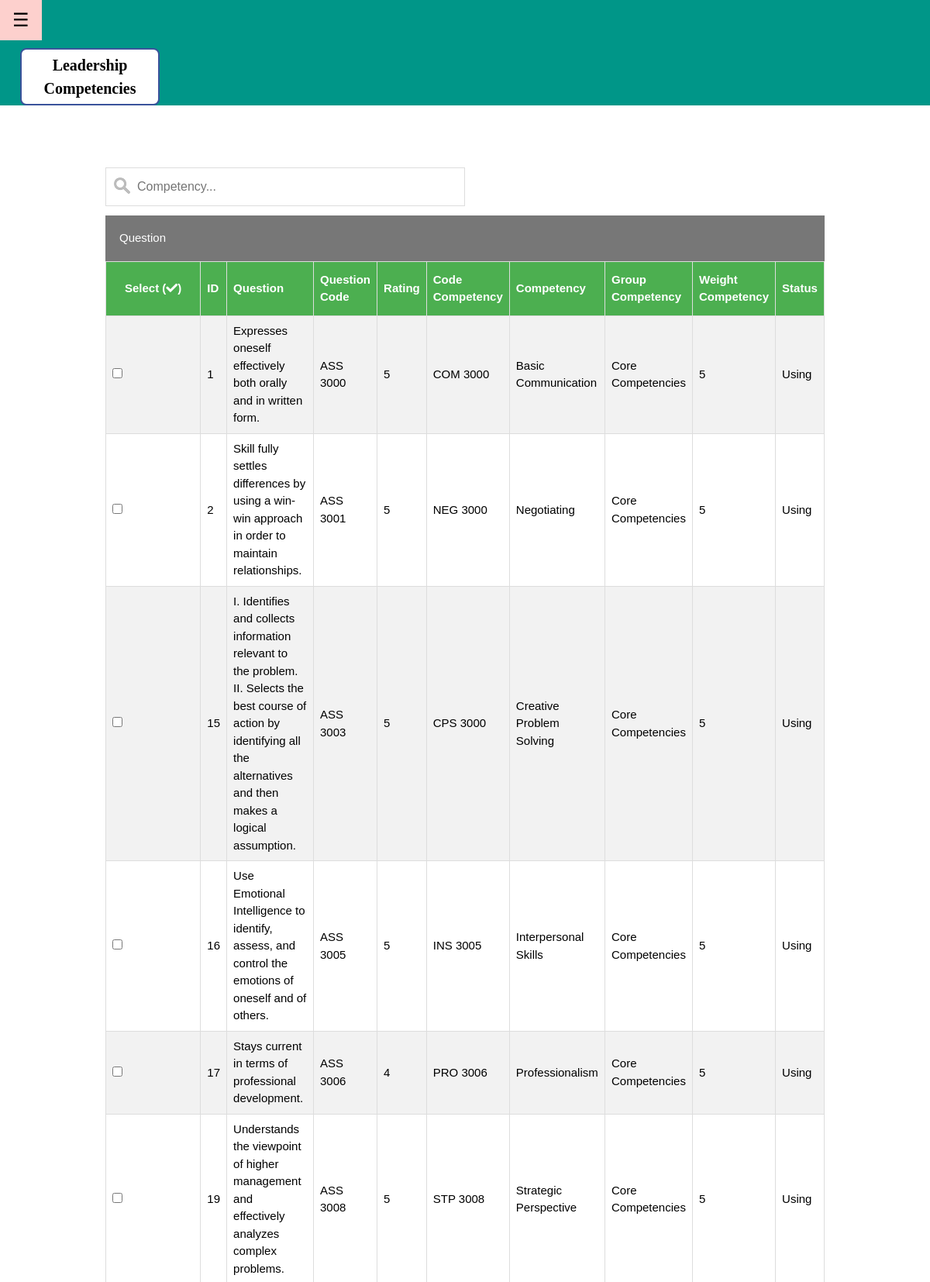
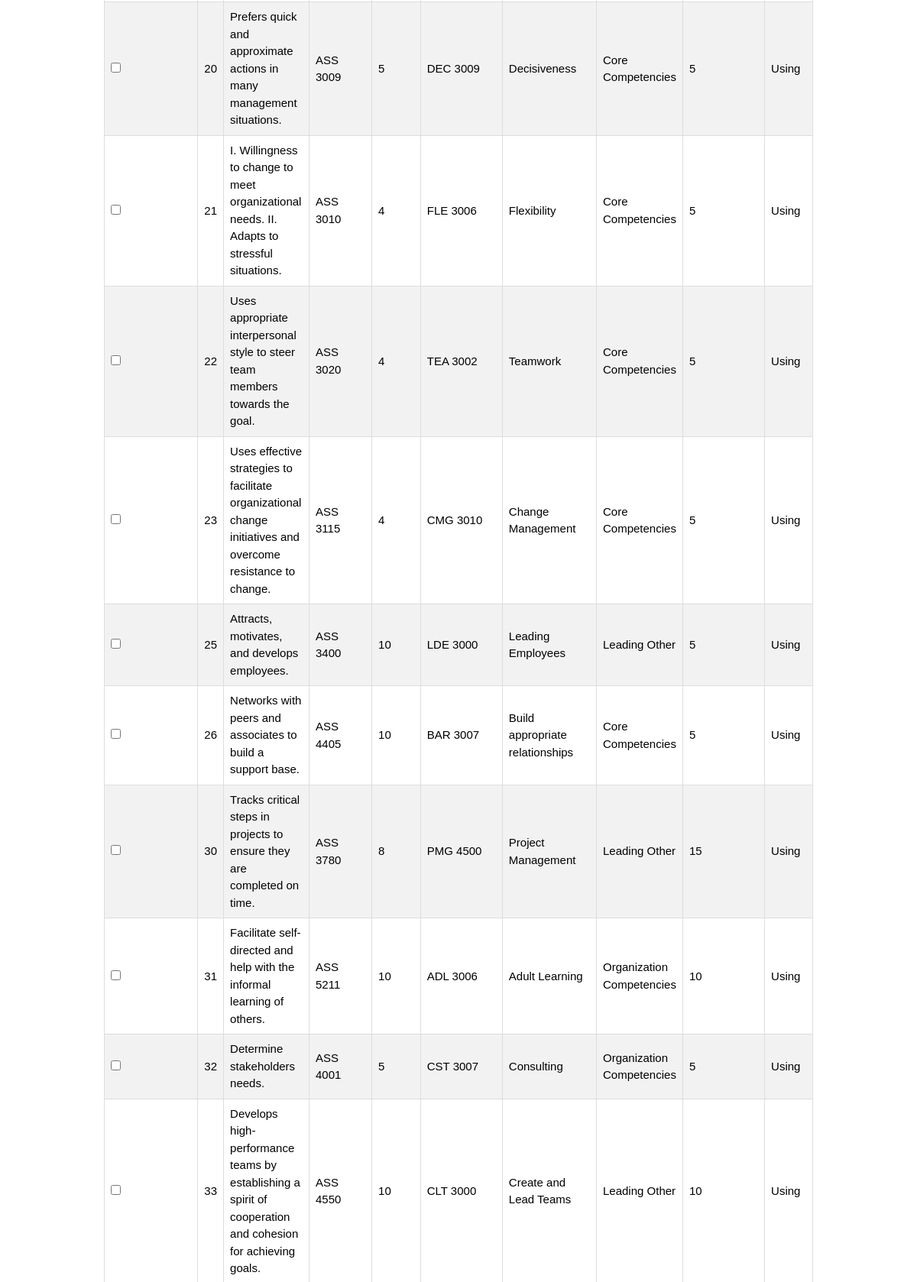
Screenshot of /Manage/Admin/AdminAssignASS.php (signed in, upper part) with the database file from the repository (2 pictures, top to bottom).
### tables this page shows
CREATE TABLE `aquestion` (
  `ID` int(11) NOT NULL,
  `AQuestion` varchar(255) NOT NULL,
  `A_QCode` varchar(255) NOT NULL,
  `Rating` int(11) NOT NULL,
  `CodeACompetency` varchar(255) NOT NULL,
  `Status` varchar(255) NOT NULL DEFAULT 'Using'
);

CREATE TABLE `competency` (
  `ID` int(11) NOT NULL,
  `CodeCompetency` varchar(255) NOT NULL,
  `Competency` varchar(255) NOT NULL,
  `GroupCompetency` varchar(255) NOT NULL,
  `Weightcompetency` int(11) NOT NULL,
  `Status` varchar(255) NOT NULL DEFAULT 'Using'
);

### Manage/Admin/Adminprocesscompetency.php (called while the page is built, shortened)
<?php
function getAssessmentQuestion(){
	$db = mysqli_connect('localhost', 'root', '', 'leadercompetency');
    $sql = "SELECT aquestion.ID,aquestion.AQuestion,aquestion.A_QCode,aquestion.Rating,aquestion.Status,competency.CodeCompetency,competency.Competency,competency.GroupCompetency,competency.Weightcompetency FROM aquestion JOIN competency ON aquestion.CodeACompetency=competency.CodeCompetency where aquestion.Status='Using' and competency.Status='Using'";
    if($result = mysqli_query($db,$sql)){
    return $result;
    }
}
?>

### Manage/Admin/AdminAssignASS.php (the view, shortened to what this page needs)
<?php require_once ("Adminprocesscompetency.php");
?>
<!DOCTYPE html>
<html>
<link rel="stylesheet" href="Competency.css">
<link rel="stylesheet" href="https://use.fontawesome.com/releases/v5.8.2/css/all.css">
<body>
<div id="main">
<div class="w3-teal">
  <button id="openNav" class="w3-button w3-teal w3-xlarge" onclick="w3_open()">&#9776;</button>
  <div class="w3-container">
   <div class="tp-logo">Leadership
Competencies</div>
  </div>
</div>
</div>
<div class="w3-content w3-responsive" style="max-width:80%;margin-top:80px;margin-bottom:80px">
<div class="w3-container">
  <input type="text" id="myInput" onkeyup="myFunction()" placeholder="Competency..."/>
  <br><button type="button" class="collapsible" >Question</button>
  <form name="myForm" action="" method="post" enctype="multipart/form-data">
  <center><table id="competency">
  <tr>
						<th><div class="dropdown">
						<button class="w3-bar-item w3-button">Select (<i class='fas fa-check'></i>)</button>
						</div></th>
                        <th>ID</th>
                        <th>Question</th>
                        <th>Question Code</th>
						<th>Rating</th>
						<th>Code Competency</th>
						<th>Competency</th>
						<th>Group Competency</th>
						<th>Weight Competency</th>
						<th>Status</th>
   </tr>
      <?php
                      $result = getAssessmentQuestion();
                      if($result){
                           while ($row = mysqli_fetch_assoc($result)){ ?>
                        <tr>
							<td><input type="checkbox" name="chk[]" required value="<?php echo $row['A_QCode']; ?>|<?php echo $row['CodeCompetency']; ?>" /></td>
                            <td><?php echo $row['ID']; ?></td>
                            <td><?php echo $row['AQuestion']; ?></td>
                            <td><?php echo $row['A_QCode']; ?></td>
                            <td><?php echo $row['Rating']; ?></td>
							<td><?php echo $row['CodeCompetency']; ?></td>
                            <td><?php echo $row['Competency']; ?></td>
                            <td><?php echo $row['GroupCompetency']; ?></td>
							<td><?php echo $row['Weightcompetency']; ?></td>
							<td><?php echo $row['Status']; ?></td>
                       </tr>
                   <?php
                           }
                       }
                   ?>
   </table></center>
</div>
</div>
</body>
</html>

### Manage/Admin/Competency.css (style rules this page uses)
html { box-sizing:border-box }
*,*:before,*:after { box-sizing:inherit }
html { -ms-text-size-adjust:100%;-webkit-text-size-adjust:100% }
body { margin:0 }
button,input,select,textarea,optgroup { font:inherit;margin:0 }
button,input { overflow:visible }
button,select { text-transform:none }
button,[type=button],[type=reset],[type=submit] { -webkit-appearance:button }
html,body { font-family:Verdana,sans-serif;font-size:15px;line-height:1.5 }
html { overflow-x:hidden }
.w3-btn,.w3-button { border:none;display:inline-block;padding:8px 16px;vertical-align:middle;overflow:hidden;text-decoration:none;color:inherit;background-color:inherit;text-align:center;cursor:pointer;white-space:nowrap }
.w3-btn,.w3-button { -webkit-touch-callout:none;-webkit-user-select:none;-khtml-user-select:none;-moz-user-select:none;-ms-user-select:none;user-select:none }
.w3-content,.w3-auto { margin-left:auto;margin-right:auto }
.w3-content { max-width:980px }
.w3-main,#main { transition:margin-left .4s }
.w3-teal,.w3-hover-teal:hover { color:#fff!important;background-color:#009688!important }
.w3-xlarge { font-size:24px!important }
.w3-container,.w3-panel { padding:0.01em 16px }
.w3-container:after,.w3-container:before,.w3-panel:after,.w3-panel:before,.w3-row:after,.w3-row:before,.w3-row-padding:after,.w3-row-padding:before,.w3-cell-row:before,.w3-cell-row:after,.w3-clear:after,.w3-clear:before,.w3-bar:before,.w3-bar:after { content:"";display:table;clear:both }
.w3-responsive { display:block;overflow-x:auto }
.dropdown { position: relative;display: inline-block; }
.tp-logo { font-size:20px; font-weight:bold; color:Black; font-family:comic sans ms; border:2px solid #3A539B; background:white; width:180px; text-align:center; border-radius:8px; padding:5px; margin:10px 0 0 10px; float:left; }
#competency { font-family: Arial, Helvetica, sans-serif; border-collapse: collapse; width: 100%; position:center; }
#competency td, #competency th { border: 1px solid #ddd; padding: 8px; }
#competency tr:nth-child(even) { background-color: #f2f2f2; }
#competency th { padding-top: 12px; padding-bottom: 12px; text-align: left; background-color: #4CAF50; color: white; }
#myInput { background-image: url('imagesuploadadmin/search.png'); background-position: 10px 12px; background-repeat: no-repeat; width:50%; font-size: 16px; padding: 12px 20px 12px 40px; border: 1px solid #ddd; margin-bottom: 12px; }
.collapsible { background-color: #777; color: white; cursor: pointer; padding: 18px; width: 100%; border: none; text-align: left; outline: none; font-size: 15px; }

### rows the page displays
aquestion: ID "1", AQuestion "Expresses oneself effectively both orally and in written form.", A_QCode "ASS 3000", Rating "5", CodeACompetency.CodeCompetency "COM 3000", CodeACompetency.Competency "Basic Communication", CodeACompetency.GroupCompetency "Core Competencies", CodeACompetency.Weightcompetency "5", Status "Using"
aquestion: ID "2", AQuestion "Skill fully settles differences by using a win-win approach in order to maintain relationships.", A_QCode "ASS 3001", Rating "5", CodeACompetency.CodeCompetency "NEG 3000", CodeACompetency.Competency "Negotiating", CodeACompetency.GroupCompetency "Core Competencies", CodeACompetency.Weightcompetency "5", Status "Using"
aquestion: ID "15", AQuestion "I. Identifies and collects information relevant to the problem. II. Selects the best course of action by identifying all the alternatives and then makes a logical assumption.", A_QCode "ASS 3003", Rating "5", CodeACompetency.CodeCompetency "CPS 3000", CodeACompetency.Competency "Creative Problem Solving", CodeACompetency.GroupCompetency "Core Competencies", CodeACompetency.Weightcompetency "5", Status "Using"
aquestion: ID "16", AQuestion "Use Emotional Intelligence to identify, assess, and control the emotions of oneself and of others.", A_QCode "ASS 3005", Rating "5", CodeACompetency.CodeCompetency "INS 3005", CodeACompetency.Competency "Interpersonal Skills", CodeACompetency.GroupCompetency "Core Competencies", CodeACompetency.Weightcompetency "5", Status "Using"
aquestion: ID "17", AQuestion "Stays current in terms of professional development.", A_QCode "ASS 3006", Rating "4", CodeACompetency.CodeCompetency "PRO 3006", CodeACompetency.Competency "Professionalism", CodeACompetency.GroupCompetency "Core Competencies", CodeACompetency.Weightcompetency "5", Status "Using"
aquestion: ID "19", AQuestion "Understands the viewpoint of higher management and effectively analyzes complex problems.", A_QCode "ASS 3008", Rating "5", CodeACompetency.CodeCompetency "STP 3008", CodeACompetency.Competency "Strategic Perspective", CodeACompetency.GroupCompetency "Core Competencies", CodeACompetency.Weightcompetency "5", Status "Using"
aquestion: ID "20", AQuestion "Prefers quick and approximate actions in many management situations.", A_QCode "ASS 3009", Rating "5", CodeACompetency.CodeCompetency "DEC 3009", CodeACompetency.Competency "Decisiveness", CodeACompetency.GroupCompetency "Core Competencies", CodeACompetency.Weightcompetency "5", Status "Using"
aquestion: ID "21", AQuestion "I. Willingness to change to meet organizational needs. II. Adapts to stressful situations.", A_QCode "ASS 3010", Rating "4", CodeACompetency.CodeCompetency "FLE 3006", CodeACompetency.Competency "Flexibility", CodeACompetency.GroupCompetency "Core Competencies", CodeACompetency.Weightcompetency "5", Status "Using"
aquestion: ID "22", AQuestion "Uses appropriate interpersonal style to steer team members towards the goal.", A_QCode "ASS 3020", Rating "4", CodeACompetency.CodeCompetency "TEA 3002", CodeACompetency.Competency "Teamwork", CodeACompetency.GroupCompetency "Core Competencies", CodeACompetency.Weightcompetency "5", Status "Using"
aquestion: ID "23", AQuestion "Uses effective strategies to facilitate organizational change initiatives and overcome resistance to change.", A_QCode "ASS 3115", Rating "4", CodeACompetency.CodeCompetency "CMG 3010", CodeACompetency.Competency "Change Management", CodeACompetency.GroupCompetency "Core Competencies", CodeACompetency.Weightcompetency "5", Status "Using"
aquestion: ID "25", AQuestion "Attracts, motivates, and develops employees.", A_QCode "ASS 3400", Rating "10", CodeACompetency.CodeCompetency "LDE 3000", CodeACompetency.Competency "Leading Employees", CodeACompetency.GroupCompetency "Leading Other", CodeACompetency.Weightcompetency "5", Status "Using"
aquestion: ID "26", AQuestion "Networks with peers and associates to build a support base.", A_QCode "ASS 4405", Rating "10", CodeACompetency.CodeCompetency "BAR 3007", CodeACompetency.Competency "Build appropriate relationships", CodeACompetency.GroupCompetency "Core Competencies", CodeACompetency.Weightcompetency "5", Status "Using"
aquestion: ID "30", AQuestion "Tracks critical steps in projects to ensure they are completed on time.", A_QCode "ASS 3780", Rating "8", CodeACompetency.CodeCompetency "PMG 4500", CodeACompetency.Competency "Project Management", CodeACompetency.GroupCompetency "Leading Other", CodeACompetency.Weightcompetency "15", Status "Using"
aquestion: ID "31", AQuestion "Facilitate self-directed and help with the informal learning of others.", A_QCode "ASS 5211", Rating "10", CodeACompetency.CodeCompetency "ADL 3006", CodeACompetency.Competency "Adult Learning", CodeACompetency.GroupCompetency "Organization Competencies", CodeACompetency.Weightcompetency "10", Status "Using"
aquestion: ID "32", AQuestion "Determine stakeholders needs.", A_QCode "ASS 4001", Rating "5", CodeACompetency.CodeCompetency "CST 3007", CodeACompetency.Competency "Consulting", CodeACompetency.GroupCompetency "Organization Competencies", CodeACompetency.Weightcompetency "5", Status "Using"
aquestion: ID "33", AQuestion "Develops high-performance teams by establishing a spirit of cooperation and cohesion for achieving goals.", A_QCode "ASS 4550", Rating "10", CodeACompetency.CodeCompetency "CLT 3000", CodeACompetency.Competency "Create and Lead Teams", CodeACompetency.GroupCompetency "Leading Other", CodeACompetency.Weightcompetency "10", Status "Using"
